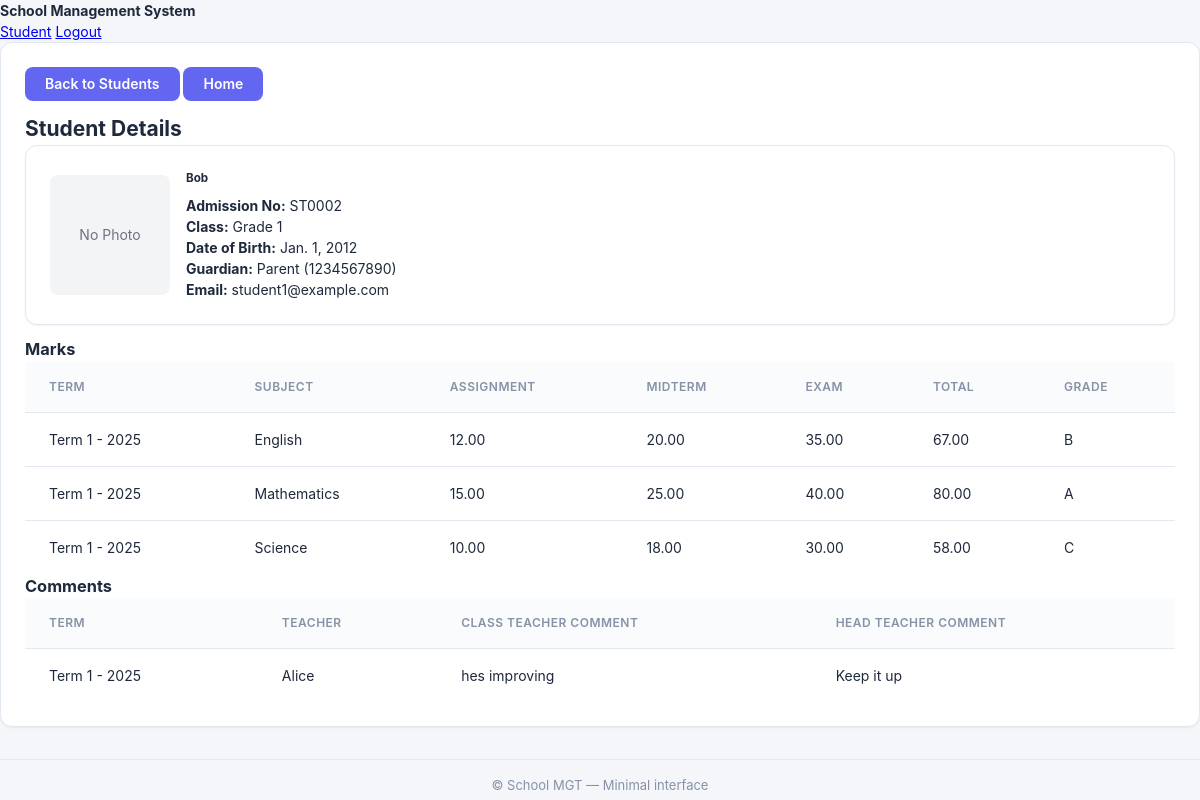
/portal/admin/student/2/ (signed in), run on an earlier commit of the app's database.
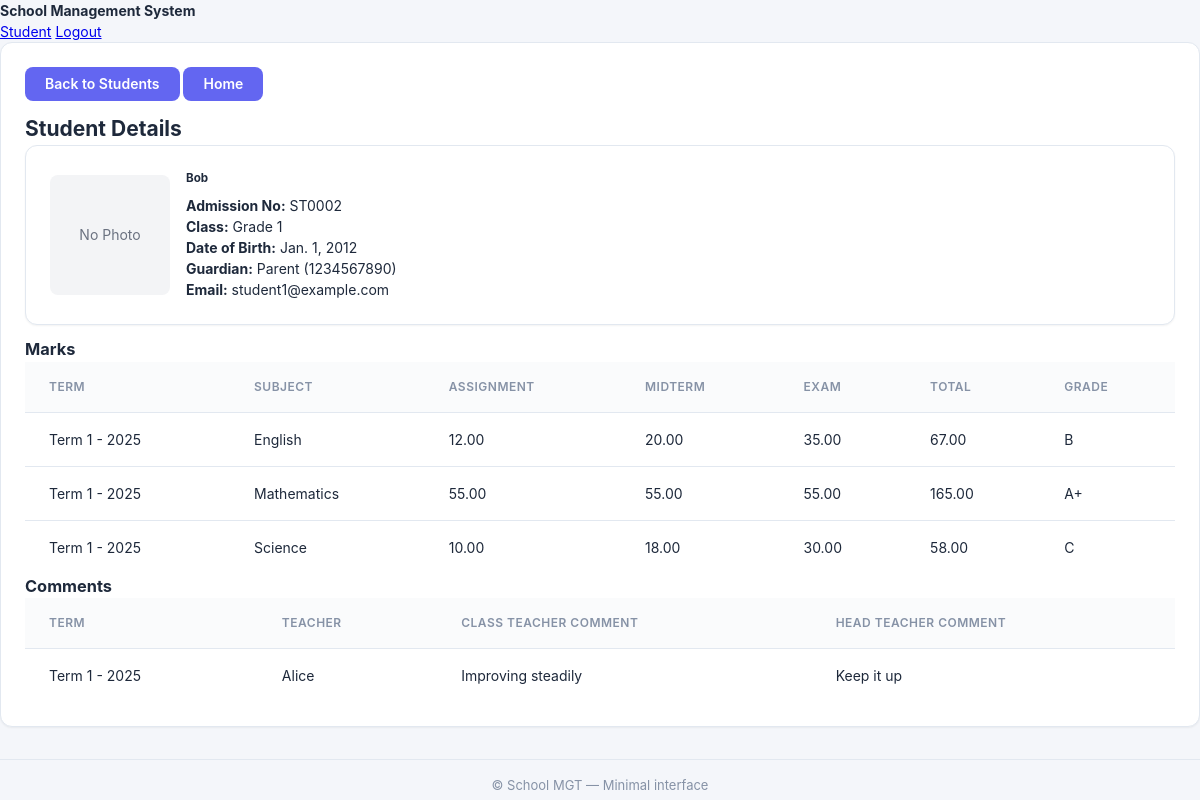
And on a later commit of the database.
### school/models.py (models this page shows, shortened)
class Student(models.Model):
    user = models.OneToOneField(User, on_delete=models.CASCADE)
    admission_number = models.CharField(max_length=20, unique=True)
    student_class = models.ForeignKey(Class, on_delete=models.SET_NULL, null=True)
    date_of_birth = models.DateField()
    guardian_name = models.CharField(max_length=100)
    guardian_phone = models.CharField(max_length=15)
    photo = models.ImageField(upload_to='students/photos/', blank=True, null=True)
    is_graduated = models.BooleanField(default=False)
    graduation_year = models.CharField(max_length=9, blank=True, null=True)
    class Meta:
        db_table = 'students'

class User(AbstractUser):
    USER_TYPE_CHOICES = (
        ('admin', 'Administrator'),
        ('teacher', 'Teacher'),
        ('student', 'Student'),
        ('bursar', 'Bursar'),
    )
    user_type = models.CharField(max_length=10, choices=USER_TYPE_CHOICES)
    phone = models.CharField(max_length=15, blank=True, null=True)
    address = models.TextField(blank=True, null=True)
    class Meta:
        db_table = 'users'

class Class(models.Model):
    name = models.CharField(max_length=50)
    level = models.CharField(max_length=20)
    class_teacher = models.ForeignKey(User, on_delete=models.SET_NULL, null=True,
                                      limit_choices_to={'user_type': 'teacher'})
    academic_year = models.CharField(max_length=9, default='2024/2025')
    promotion_rank = models.IntegerField(default=0, help_text="Order used for automatic promotion across years")
    class Meta:
        db_table = 'classes'
        verbose_name_plural = 'Classes'

class Mark(models.Model):
    student = models.ForeignKey(Student, on_delete=models.CASCADE)
    subject = models.ForeignKey(Subject, on_delete=models.CASCADE)
    term = models.ForeignKey(Term, on_delete=models.CASCADE)
    class_assigned = models.ForeignKey(Class, on_delete=models.CASCADE)
    teacher = models.ForeignKey(Teacher, on_delete=models.SET_NULL, null=True)
    assignment_marks = models.DecimalField(max_digits=5, decimal_places=2,
                                          validators=[MinValueValidator(0), MaxValueValidator(20)],
                                          default=0)
    midterm_marks = models.DecimalField(max_digits=5, decimal_places=2,
                                       validators=[MinValueValidator(0), MaxValueValidator(30)],
                                       default=0)
    exam_marks = models.DecimalField(max_digits=5, decimal_places=2,
                                    validators=[MinValueValidator(0), MaxValueValidator(50)],
                                    default=0)
    total_marks = models.DecimalField(max_digits=5, decimal_places=2, default=0)
    grade = models.CharField(max_length=2, blank=True)
    created_at = models.DateTimeField(auto_now_add=True)
    updated_at = models.DateTimeField(auto_now=True)
    class Meta:
        db_table = 'marks'
        unique_together = ['student', 'subject', 'term', 'class_assigned']

class Term(models.Model):
    TERM_CHOICES = (
        ('1', 'Term 1'),
        ('2', 'Term 2'),
        ('3', 'Term 3'),
    )
    term = models.CharField(max_length=1, choices=TERM_CHOICES)
    academic_year = models.CharField(max_length=9)
    start_date = models.DateField()
    end_date = models.DateField()
    is_active = models.BooleanField(default=False)
    def __str__(self):
        return f"Term {self.term} - {self.academic_year}"
    class Meta:
        db_table = 'terms'
        unique_together = ['term', 'academic_year']

class Subject(models.Model):
    name = models.CharField(max_length=100)
    code = models.CharField(max_length=10, unique=True)
    description = models.TextField(blank=True)
    class Meta:
        db_table = 'subjects'

class Comment(models.Model):
    student = models.ForeignKey(Student, on_delete=models.CASCADE)
    term = models.ForeignKey(Term, on_delete=models.CASCADE)
    teacher = models.ForeignKey(Teacher, on_delete=models.SET_NULL, null=True, blank=True)
    class_teacher_comment = models.TextField()
    headteacher_comment = models.TextField(blank=True)
    created_at = models.DateTimeField(auto_now_add=True)
    updated_at = models.DateTimeField(auto_now=True)
    class Meta:
        db_table = 'comments'
        unique_together = ['student', 'term']

class Teacher(models.Model):
    user = models.OneToOneField(User, on_delete=models.CASCADE)
    employee_id = models.CharField(max_length=20, unique=True)
    subjects = models.ManyToManyField(Subject)
    classes = models.ManyToManyField(Class, related_name='teachers')
    photo = models.ImageField(upload_to='teachers/photos/', blank=True, null=True)
    class Meta:
        db_table = 'teachers'

### school/views.py (the view)
# urls.py: path('portal/admin/student/<int:student_id>/', views.admin_view_student, name='admin_view_student'),
@login_required
@user_passes_test(is_admin)
def admin_view_student(request, student_id):
    student = get_object_or_404(Student, id=student_id)
    marks_qs = Mark.objects.filter(student=student).select_related('subject', 'term').order_by('term__academic_year', 'term__term', 'subject__name')
    try:
        marks_list = list(marks_qs)
    except InvalidOperation:
        _cleanup_marks("student_id=%s", [student.id])
        marks_list = list(Mark.objects.filter(student=student).select_related('subject', 'term').order_by('term__academic_year', 'term__term', 'subject__name'))
    comments = Comment.objects.filter(student=student).select_related('term', 'teacher').order_by('term__academic_year', 'term__term')
    context = {
        'student': student,
        'marks': marks_list,
        'comments': comments,
    }
    return render(request, 'admin/student_detail.html', context)

### school/views.py (called while the page is built)
def is_admin(user):
    return getattr(user, 'user_type', None) == 'admin' or user.is_superuser or user.is_staff

### school/templates/admin/student_detail.html (shortened to what this page needs)
{% extends 'base.html' %}
{% block content %}
<div class="mb-3">
  <a href="{% url 'manage_students' %}" class="btn btn-secondary">Back to Students</a>
  <a href="{% url 'login_select' %}" class="btn btn-outline-primary">Home</a>
</div>
<h2>Student Details</h2>
<div class="card mb-3">
  <div class="row" style="align-items:center;gap:16px">
    <div class="col" style="flex:0 0 120px">
      {% if student.photo %}
        <img src="{{ student.photo.url }}" alt="{{ student.user.get_full_name }}" class="thumb" data-full="{{ student.photo.url }}" style="width:120px;height:120px;border-radius:8px;object-fit:cover;border:1px solid #e5e7eb;cursor:pointer" onerror="this.parentElement.innerHTML='<div style=\'width:120px;height:120px;border-radius:8px;background:#fee;display:flex;align-items:center;justify-content:center;color:#c00;font-size:10px;text-align:center\'>Image Failed<br>{{ student.photo.url }}</div>'" />
      {% else %}
        <div style="width:120px;height:120px;border-radius:8px;background:#f3f4f6;display:flex;align-items:center;justify-content:center;color:#6b7280">No Photo</div>
      {% endif %}
    </div>
    <div class="col">
      <h5 style="margin:0 0 8px 0">{{ student.user.get_full_name }}</h5>
      <p style="margin:0">
        <b>Admission No:</b> {{ student.admission_number }}<br>
        <b>Class:</b> {{ student.student_class.name }}<br>
        <b>Date of Birth:</b> {{ student.date_of_birth }}<br>
        <b>Guardian:</b> {{ student.guardian_name }} ({{ student.guardian_phone }})<br>
        <b>Email:</b> {{ student.user.email }}
      </p>
    </div>
  </div>
</div>
<h3>Marks</h3>
<table class="table table-bordered">
  <thead>
    <tr>
      <th>Term</th><th>Subject</th><th>Assignment</th><th>Midterm</th><th>Exam</th><th>Total</th><th>Grade</th>
    </tr>
  </thead>
  <tbody>
    {% for mark in marks %}
    <tr>
      <td>{{ mark.term }}</td>
      <td>{{ mark.subject.name }}</td>
      <td>{{ mark.assignment_marks }}</td>
      <td>{{ mark.midterm_marks }}</td>
      <td>{{ mark.exam_marks }}</td>
      <td>{{ mark.total_marks }}</td>
      <td>{{ mark.grade }}</td>
    </tr>
    {% empty %}
    <tr><td colspan="7">No marks found.</td></tr>
    {% endfor %}
  </tbody>
</table>
<h3>Comments</h3>
<table class="table table-bordered">
  <thead>
    <tr>
      <th>Term</th><th>Teacher</th><th>Class Teacher Comment</th><th>Head Teacher Comment</th>
    </tr>
  </thead>
  <tbody>
    {% for comment in comments %}
    <tr>
      <td>{{ comment.term }}</td>
      <td>{% if comment.teacher %}{{ comment.teacher.user.get_full_name }}{% else %}-{% endif %}</td>
      <td>{{ comment.class_teacher_comment }}</td>
      <td>{{ comment.headteacher_comment|default:'-' }}</td>
    </tr>
    {% empty %}
    <tr><td colspan="4">No comments found.</td></tr>
    {% endfor %}
  </tbody>
</table>
{% endblock %}

### school/templates/base.html (shortened to what this page needs)
<!doctype html>
<html lang="en">
<head>
  {% load static %}
  <link rel="stylesheet" href="{% static 'css/style.css' %}">
</head>
<body>
  <div class="container">
    <header>
      <div><strong>School Management System</strong></div>
      <nav>
        {% if request.user.is_authenticated %}
          {% if request.user.user_type == 'admin' %}
            <a href="{% url 'admin_dashboard' %}">Admin</a>
          {% elif request.user.user_type == 'teacher' %}
            <a href="{% url 'teacher_dashboard' %}">Teacher</a>
          {% else %}
            <a href="{% url 'student_dashboard' %}">Student</a>
          {% endif %}
          <a href="{% url 'logout' %}">Logout</a>
        {% else %}
          <a href="{% url 'login' %}">Login</a>
        {% endif %}
      </nav>
    </header>
    <main class="card">
      {% block content %}{% endblock %}
    </main>
    <footer>
      &copy; {{ now.year }} School MGT — Minimal interface
    </footer>
  </div>
</body>
</html>

### school/static/css/style.css (style rules this page uses)
:root { --bg:#f4f6fa; --card:#ffffff; --muted:#8692a6; --text:#1e293b; --accent:#6366f1; --border:#e2e8f0; --sidebar:#f8fafc; --sidebar-active:#6366f1; --table:#ffffff; --purple:#8b5cf6; --green:#10b981; --orange:#f59e0b; --red:#ef4444 }
* { box-sizing:border-box;margin:0;padding:0 }
html,body { height:100%;overflow-x:hidden }
body { margin:0;background:var(--bg);color:var(--text);font:14px/1.5 -apple-system,BlinkMacSystemFont,"Segoe UI",Roboto,"Helvetica Neue",Arial,sans-serif }
.card { background:var(--card);border:1px solid var(--border);border-radius:12px;padding:24px;box-shadow:0 1px 2px rgba(0,0,0,0.05) }
.mb-3 { margin-bottom:12px }
.row { display:flex;gap:16px;flex-wrap:wrap }
.col { flex:1 1 240px }
.btn { display:inline-flex;align-items:center;gap:6px;background:var(--accent);color:#fff;border:none;border-radius:8px;padding:10px 20px;text-decoration:none;cursor:pointer;font-size:14px;font-weight:600;line-height:1;transition:.2s }
table { width:100%;border-collapse:collapse }
th,td { padding:16px 24px;text-align:left;border-bottom:1px solid var(--border) }
th { background:#fafbfc;font-weight:600;font-size:12px;color:var(--muted);text-transform:uppercase;letter-spacing:0.5px }
td { color:var(--text);font-size:14px }
tr:last-child td { border-bottom:none }
footer { color:var(--muted);margin-top:32px;padding-top:16px;text-align:center;font-size:13px;border-top:1px solid var(--border) }

What changed in the data, as far as the page shows it:
changed Mark "Mathematics": assignment_marks "15.00" → "55.00"; midterm_marks "25.00" → "55.00"; exam_marks "40.00" → "55.00"; total_marks "80.00" → "165.00"; grade "A" → "A+"
changed Comment "Keep it up": class_teacher_comment "hes improving" → "Improving steadily"
